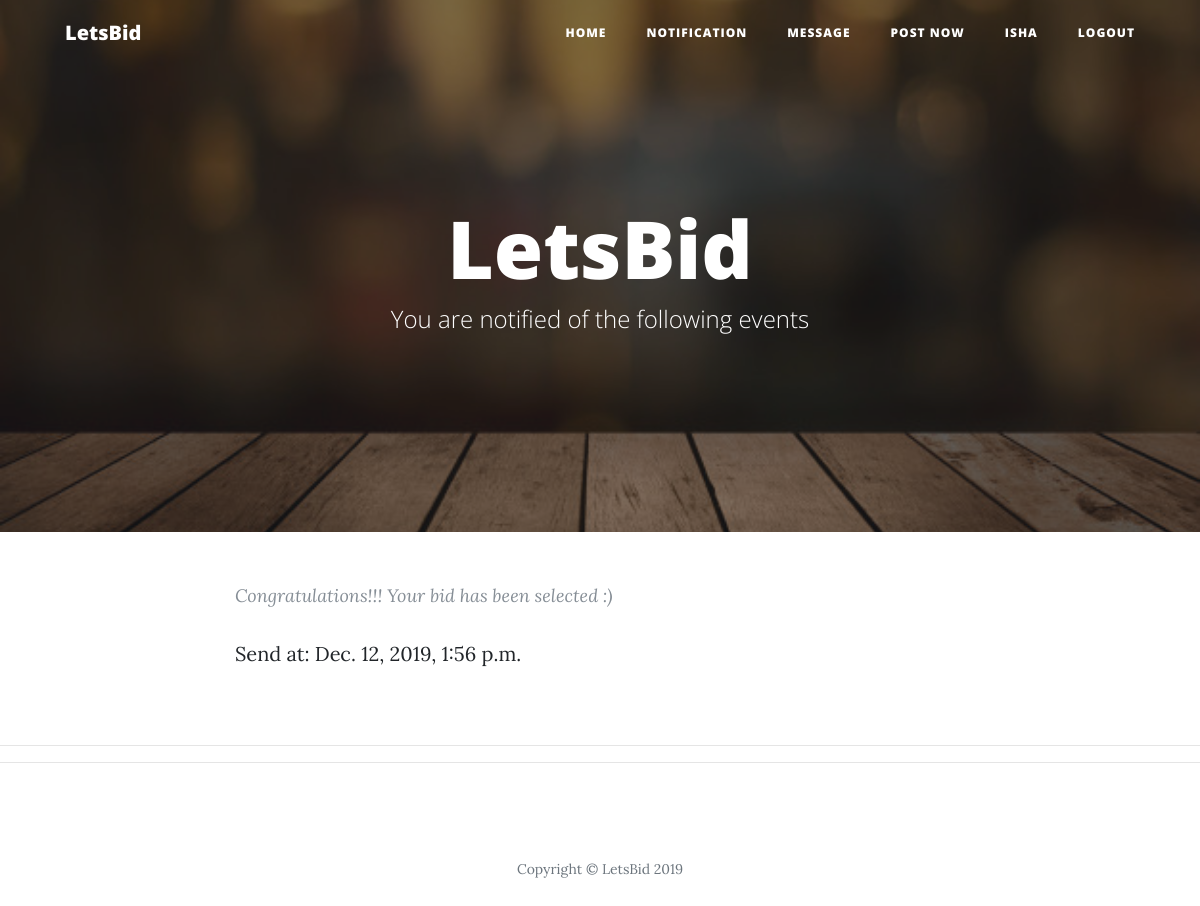
Screenshot of /users/notification/ (signed in) with the database file from the repository.
### users/models.py (models this page shows, shortened)
class Notification(models.Model):
    message_receiver = models.ForeignKey(User, on_delete=models.CASCADE)
    admin_message = models.TextField()
    notification_date = models.DateTimeField(default=timezone.now)

### users/views.py (the view)
# urls.py: path('notification/', views.usernotification, name='notification'),
@login_required
def usernotification(request):
    user = request.user
    user_notifications = Notification.objects.filter(message_receiver=request.user).order_by('-notification_date')
    template = 'users/notifications.html'
    return render(request, template, {'user_notifications':user_notifications,'user': user})

### templates/users/notifications.html (shortened to what this page needs)
{% load static %}
<!DOCTYPE html>
<html lang="en">
<head>
  <link href="{% static 'entries/vendor/bootstrap/css/bootstrap.min.css' %}" rel="stylesheet">
  <link href="{% static 'entries/vendor/fontawesome-free/css/all.min.css' %}" rel="stylesheet" type="text/css">
  <link href="{% static 'entries/css/clean-blog.min.css' %}" rel="stylesheet">
</head>
<body>
  <nav class="navbar navbar-expand-lg navbar-light fixed-top" id="mainNav">
    <div class="container">
      <a class="navbar-brand" href="{% url 'letsbid-home' %}">LetsBid</a>
      <div class="collapse navbar-collapse" id="navbarResponsive">
        <ul class="navbar-nav ml-auto">
          <li class="nav-item">
            <a class="nav-link" href="{% url 'letsbid-home' %}">Home</a>
          </li>
          <li class="nav-item">
            <a class="nav-link" href="{% url 'notification' %}">Notification</a>
          </li>
          <li class="nav-item">
            <a class="nav-link" href="{% url 'message' %}">Message</a>
          </li>
          <li class="nav-item">
            <a class="nav-link" href="{% url 'create_contract' %}">Post now</a>
          </li>
          <li class="nav-item">
            <a class="nav-link" href="{% url 'profile' %}">{{ user.username }}</a>
          </li>
          <li class="nav-item">
            <a class="nav-link" href="{% url 'logout' %}">Logout</a>
          </li>
        </ul>
      </div>
    </div>
  </nav>
  <header class="masthead" style="background-image: url({% static 'entries/img/home-bg.jpg' %})">
    <div class="overlay"></div>
    <div class="container">
      <div class="row">
        <div class="col-lg-8 col-md-10 mx-auto">
          <div class="site-heading">
            <h1>LetsBid</h1>
            <span class="subheading">You are notified of the following events</span>
          </div>
        </div>
      </div>
    </div>
  </header>
  {% for notification in user_notifications %}
  <div class="container">
    <div class="row">
      <div class="col-lg-8 col-md-10 mx-auto">
        <div class="post-preview">
            <p class="post-meta">
              {{ notification.admin_message }}
            </p>
            <p> Send at: {{ notification.notification_date }}</p>
            <br>
        </div>
      </div>
    </div>
  </div>
  {% endfor %}
  <hr>
  <hr>
  <footer>
    <div class="container">
      <div class="row">
        <div class="col-lg-8 col-md-10 mx-auto">
          <p class="copyright text-muted">Copyright &copy; LetsBid 2019</p>
        </div>
      </div>
    </div>
  </footer>
</body>
</html>

### rows the page displays
Notification: admin_message "Congratulations!!! Your bid has been selected :)", notification_date "Dec. 12, 2019, 1:56 p.m."

### other values shown
{{ user.username }} "ISHA"
